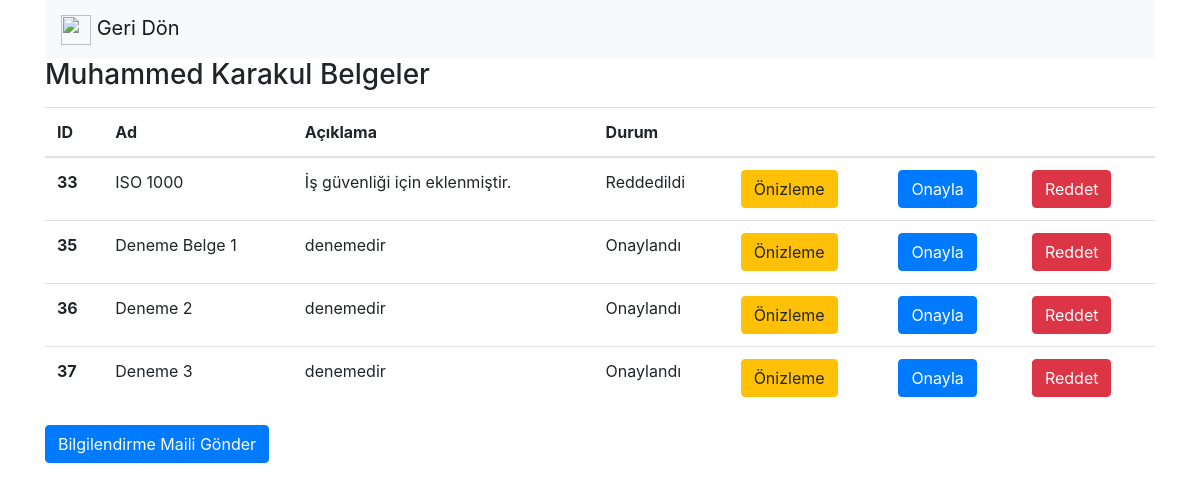
Screenshot of /personelBelgeler/11 with the database file from the repository.
### safeputapp/models.py (models this page shows, shortened)
class Personel(models.Model):
    ad = models.CharField(max_length = 50, verbose_name = "Ad")
    soyad = models.CharField(max_length = 50, verbose_name = "Soyad")
    adres = models.CharField(max_length = 250, verbose_name = "Adres")
    telefon = models.CharField(max_length = 11, verbose_name = "Telefon")
    eposta = models.CharField(max_length = 50, verbose_name = "E-Posta")
    tcno = models.CharField(max_length = 11, verbose_name = "TC Kimlik Numarası")
    ehliyet_no = models.CharField(max_length = 20, verbose_name = "Ehliyet Numarası")
    kan_grubu = models.CharField(max_length = 10, verbose_name = "Kan Grubu")
    sgk_no = models.CharField(max_length = 250, verbose_name = "SGK Numarası")
    is_id = models.ForeignKey(Is, on_delete = models.CASCADE, verbose_name = "İş")
    aktifmi = models.BooleanField(verbose_name = "Aktif mi?", default = True)
    olusturma_tarihi = models.DateTimeField(auto_now_add = True, blank = True, verbose_name = "Oluşturma Tarihi")
    duzunleme_tarihi = models.DateTimeField(verbose_name = "Duzenleme Tarihi", blank = True, null = True)
    durum = models.BooleanField(verbose_name = "Durum", default = False)

class Belge(models.Model):
    ad = models.CharField(max_length = 50, verbose_name = "Ad")
    aciklama = models.CharField(max_length = 50, verbose_name = "Açıklama")
    personel_id = models.ForeignKey(Personel, on_delete = models.CASCADE, verbose_name = "Personel")
    belge = models.FileField(upload_to='documents/')
    belge_durum = models.ForeignKey(BelgeDurum, on_delete = models.CASCADE, verbose_name = "Belge Durum")
    aktifmi = models.BooleanField(verbose_name = "Aktif mi?", default = True)
    olusturma_tarihi = models.DateTimeField(auto_now_add = True, blank = True, verbose_name = "Oluşturma Tarihi")
    duzunleme_tarihi = models.DateTimeField(verbose_name = "Duzenleme Tarihi", blank = True, null = True)

class BelgeDurum(models.Model):
    ad = models.CharField(max_length = 50, verbose_name = "Ad")
    durum = models.CharField(max_length = 20, verbose_name = "Durum")
    aktifmi = models.BooleanField(verbose_name = "Aktif mi?", default = True)
    olusturma_tarihi = models.DateTimeField(auto_now_add = True, blank = True, verbose_name = "Oluşturma Tarihi")
    duzunleme_tarihi = models.DateTimeField(verbose_name = "Duzenleme Tarihi", blank = True, null = True)
    def __unicode__(self):
        return self.ad

### safeputapp/views.py (the view)
# urls.py: url(r'^personelBelgeler/(?P<id>\d+)', personelBelgeler),
def personelBelgeler(request, id):
    personel = get_object_or_404(Personel, id = id)
    belgeler = Belge.objects.filter(personel_id = id)
    onaylanmayanBelgeVarMi = True
    for belge in belgeler:
        if belge.belge_durum.id != 3:
            onaylanmayanBelgeVarMi = False
    personel.durum = onaylanmayanBelgeVarMi
    personel.save()
    return  render(request, "personelBelgeler.html", { "personel" : personel, "belgeler" : belgeler, "mevcutIs" : personel.is_id.id })

### safeputapp/templates/personelBelgeler.html (shortened to what this page needs)
<!DOCTYPE html>
<html>
    <head>
        <link rel="stylesheet" href="https://maxcdn.bootstrapcdn.com/bootstrap/4.0.0/css/bootstrap.min.css">
    </head>
    <body>
        <div class="container">
            <nav class="navbar navbar-light bg-light">
                <a class="navbar-brand" href="/isDetay/{{ mevcutIs }}">
                    <img src="https://image.flaticon.com/icons/svg/118/118739.svg" width="30" height="30" alt=""> Geri Dön
                </a>
            </nav>
            {% if personel %}
                <h3>{{ personel.ad }} {{ personel.soyad }} Belgeler</h3>
                <p>
                    {% if belgeler %}
                        <table class="table">
                            <thead>
                                <tr>
                                <th scope="col">ID</th>
                                <th scope="col">Ad</th>
                                <th scope="col">Açıklama</th>
                                <th scope="col">Durum</th>
                                <th scope="col"></th>
                                <th scope="col"></th>
                                <th scope="col"></th>
                                </tr>
                            </thead>
                            <tbody>
                                {% for belge in belgeler %}
                                    <tr>
                                        <th scope="row"> {{ belge.id }} </th>
                                        <td> {{ belge.ad }} </td>
                                        <td> {{ belge.aciklama }} </td>
                                        <td> {{ belge.belge_durum }} </td>
                                        <td><a href="/belgeOnizle/{{belge.id}}" class="btn btn-warning" target="_blank">Önizleme</td>
                                        <td><a href="/belgeOnay/{{belge.id}}" class="btn btn-primary">Onayla</td>
                                        <td><a href="/belgeRed/{{belge.id}}" class="btn btn-danger">Reddet</td>
                                    </tr>
                                {% endfor %}
                            </tbody>
                        </table>
                    {% else %}
                        <div class="alert alert-danger">
                            Kayıt bulunamadı.
                        </div>
                    {% endif %}
                </p>
                <a href="/bilgilendirmeMailGonder/{{ personel.id }}" class="btn btn-primary"> Bilgilendirme Maili Gönder </a>
            {% endif %}
        </div>
    </body>
</html>

### rows the page displays
Personel: ad "Muhammed", soyad "Karakul"
Belge: id "33", ad "ISO 1000", aciklama "İş güvenliği için eklenmiştir.", belge_durum "Reddedildi"
Belge: id "35", ad "Deneme Belge 1", aciklama "denemedir", belge_durum "Onaylandı"
Belge: id "36", ad "Deneme 2", aciklama "denemedir", belge_durum "Onaylandı"
Belge: id "37", ad "Deneme 3", aciklama "denemedir", belge_durum "Onaylandı"
